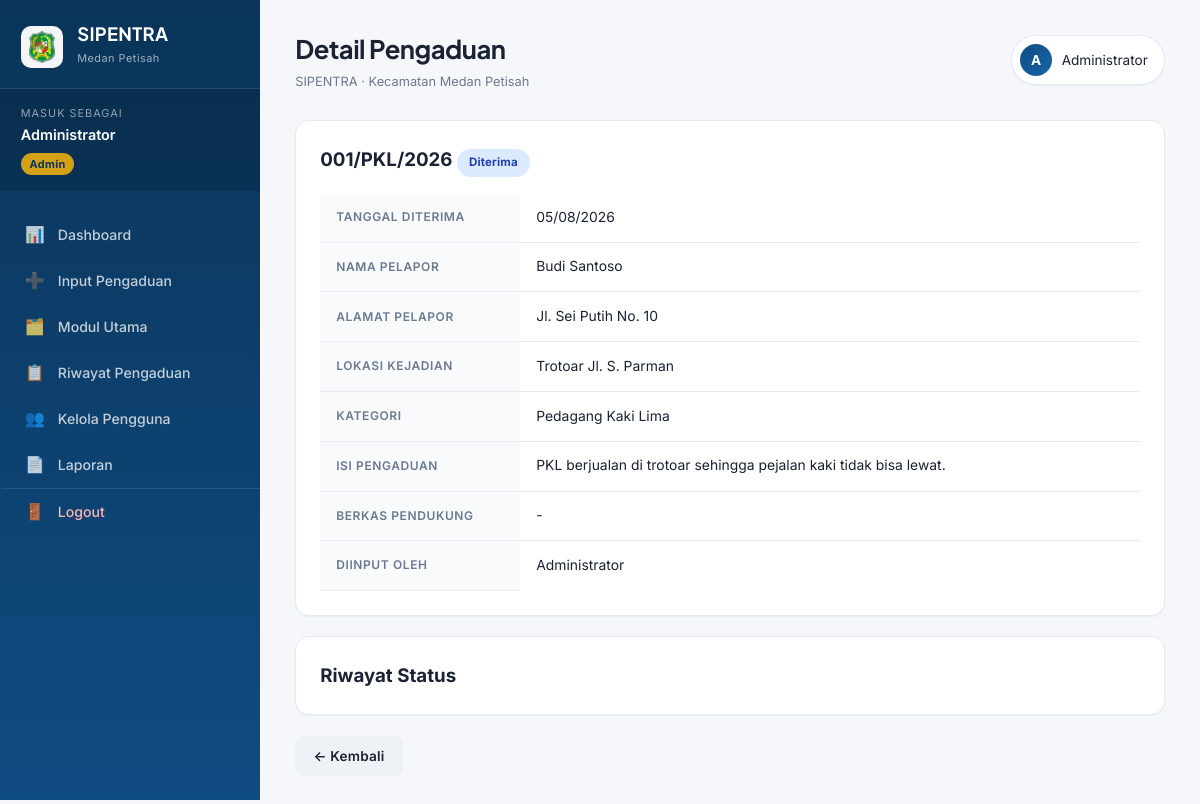
Page /admin/detail.php?id=1 (signed in) on the committed database.
### tables this page shows
CREATE TABLE pengaduan (
    id_pengaduan INT AUTO_INCREMENT PRIMARY KEY,
    no_surat VARCHAR(50) UNIQUE NOT NULL,
    tgl_diterima DATE NOT NULL,
    nama_pelapor VARCHAR(100),
    alamat VARCHAR(255),
    lokasi_kejadian VARCHAR(255) NOT NULL,
    id_kategori INT,
    isi_pengaduan TEXT NOT NULL,
    berkas_pendukung VARCHAR(255),
    status ENUM(
        'Diterima',
        'Menunggu Persetujuan Camat',
        'Disetujui',
        'Ditindaklanjuti',
        'Selesai',
        'Ditolak'
    ) DEFAULT 'Diterima',
    id_admin INT,
    created_at DATETIME DEFAULT CURRENT_TIMESTAMP,
    FOREIGN KEY (id_kategori) REFERENCES kategori(id_kategori) ON DELETE SET NULL,
    FOREIGN KEY (id_admin) REFERENCES pengguna(id_pengguna) ON DELETE SET NULL
);

CREATE TABLE kategori (
    id_kategori INT AUTO_INCREMENT PRIMARY KEY,
    nama_kategori VARCHAR(100) NOT NULL,
    deskripsi TEXT
);

CREATE TABLE pengguna (
    id_pengguna INT AUTO_INCREMENT PRIMARY KEY,
    nama VARCHAR(100) NOT NULL,
    username VARCHAR(50) UNIQUE NOT NULL,
    password VARCHAR(255) NOT NULL,
    peran ENUM('admin','camat','kasi','petugas') NOT NULL,
    no_hp VARCHAR(20),
    status ENUM('aktif','nonaktif') DEFAULT 'aktif',
    created_at DATETIME DEFAULT CURRENT_TIMESTAMP
);

### admin/detail.php (the view, shortened to what this page needs)
<?php
require_once __DIR__ . '/../includes/functions.php';
$id = (int)($_GET['id'] ?? 0);
$stmt = $pdo->prepare("
    SELECT p.*, k.nama_kategori, u.nama AS nama_admin
    FROM pengaduan p
    LEFT JOIN kategori k ON p.id_kategori = k.id_kategori
    LEFT JOIN pengguna u ON p.id_admin = u.id_pengguna
    WHERE p.id_pengaduan = ?
");
$stmt->execute([$id]);
$p = $stmt->fetch();
require __DIR__ . '/../includes/header.php';
?>
<div class="card">
    <h3><?= e($p['no_surat']) ?> <?= badge_status($p['status']) ?></h3>
    <table style="margin-top:1rem">
        <tr><th style="width:200px">Tanggal Diterima</th><td><?= e(date('d/m/Y', strtotime($p['tgl_diterima']))) ?></td></tr>
        <tr><th>Nama Pelapor</th><td><?= e($p['nama_pelapor'] ?: '-') ?></td></tr>
        <tr><th>Alamat Pelapor</th><td><?= e($p['alamat'] ?: '-') ?></td></tr>
        <tr><th>Lokasi Kejadian</th><td><?= e($p['lokasi_kejadian']) ?></td></tr>
        <tr><th>Kategori</th><td><?= e($p['nama_kategori'] ?? '-') ?></td></tr>
        <tr><th>Isi Pengaduan</th><td><?= nl2br(e($p['isi_pengaduan'])) ?></td></tr>
        <tr><th>Berkas Pendukung</th><td>
            <?php if ($p['berkas_pendukung']): ?>
                <a href="<?= UPLOAD_URL . e($p['berkas_pendukung']) ?>" target="_blank" class="btn btn-sm btn-primary">📎 Lihat Berkas</a>
            <?php else: ?>-<?php endif; ?>
        </td></tr>
        <tr><th>Diinput Oleh</th><td><?= e($p['nama_admin'] ?: '-') ?></td></tr>
    </table>
</div>
<div class="card">
    <h3>Riwayat Status</h3>
</div>
<div class="no-print">
    <a href="javascript:history.back()" class="btn btn-secondary">← Kembali</a>
</div>
<?php require __DIR__ . '/../includes/footer.php'; ?>

### includes/functions.php (shortened to what this page needs)
<?php
function e($str) {
    return htmlspecialchars($str ?? '', ENT_QUOTES, 'UTF-8');
}
function badge_status($status) {
    $map = [
        'Diterima'                   => 'badge-blue',
        'Menunggu Persetujuan Camat' => 'badge-yellow',
        'Disetujui'                  => 'badge-green',
        'Ditindaklanjuti'            => 'badge-purple',
        'Selesai'                    => 'badge-emerald',
        'Ditolak'                    => 'badge-red',
    ];
    $cls = $map[$status] ?? 'badge-gray';
    return "<span class='badge {$cls}'>" . e($status) . "</span>";
}

### assets/css/style.css (style rules this page uses)
:root { --primary: #0f4c81; --primary-light: #1565a8; --primary-dark: #0a3459; --accent: #d4a017; --accent-light: #f0c850; --success: #0e9f6e; --warning: #d97706; --danger: #dc2626; --bg: #f5f7fb; --surface: #ffffff; --border: #e5eaf2; --text: #1a2233; --text-muted: #6b7a90; --shadow-sm: 0 1px 2px rgba(15, 76, 129, 0.06); --shadow-md: 0 4px 12px rgba(15, 76, 129, 0.08); --shadow-lg: 0 12px 32px rgba(15, 76, 129, 0.12); --radius: 14px; --radius-sm: 8px; --font: 'Inter', -apple-system, BlinkMacSystemFont, sans-serif; --font-display: 'Plus Jakarta Sans', 'Inter', sans-serif; }
* { margin: 0; padding: 0; box-sizing: border-box; }
body { font-family: var(--font); background: var(--bg); color: var(--text); line-height: 1.55; -webkit-font-smoothing: antialiased; }
a { text-decoration: none; color: inherit; }
.card { background: var(--surface); border-radius: var(--radius); padding: 1.5rem; box-shadow: var(--shadow-sm); border: 1px solid var(--border); margin-bottom: 1.3rem; }
table { width: 100%; border-collapse: collapse; font-size: 0.87rem; background: var(--surface); }
th, td { padding: 0.85rem 1rem; text-align: left; border-bottom: 1px solid var(--border); vertical-align: middle; }
th { background: #f8fafc; color: var(--text-muted); font-weight: 600; font-size: 0.75rem; text-transform: uppercase; letter-spacing: 0.6px; }
tbody tr { transition: background 0.15s; }
tbody tr:last-child td { border-bottom: none; }
.badge { display: inline-block; padding: 0.3rem 0.75rem; border-radius: 20px; font-size: 0.72rem; font-weight: 700; white-space: nowrap; letter-spacing: 0.2px; }
.badge-blue { background: #dbeafe; color: #1e40af; }
.btn { display: inline-flex; align-items: center; gap: 0.4rem; padding: 0.6rem 1.15rem; border-radius: var(--radius-sm); font-size: 0.85rem; font-weight: 600; border: none; cursor: pointer; transition: all 0.2s; text-align: center; font-family: inherit; letter-spacing: 0.2px; }
.btn-secondary { background: #eef2f7; color: var(--text); }

### rows in the picture
pengaduan: no_surat "001/PKL/2026", status "Diterima", tgl_diterima "05/08/2026", nama_pelapor "Budi Santoso", alamat "Jl. Sei Putih No. 10", lokasi_kejadian "Trotoar Jl. S. Parman", id_kategori.nama_kategori "Pedagang Kaki Lima", isi_pengaduan "PKL berjualan di trotoar sehingga pejalan kaki tidak bisa lewat.", id_admin.nama "Administrator"

### other values in the picture
$nama "Administrator"
$peran "Admin"
$icon "📊"
$label "Dashboard"
$icon "➕"
$label "Input Pengaduan"
$icon "🗂️"
$label "Modul Utama"
$icon "📋"
$label "Riwayat Pengaduan"
$icon "👥"
$label "Kelola Pengguna"
$icon "📄"
$label "Laporan"
$title "Detail Pengaduan"
